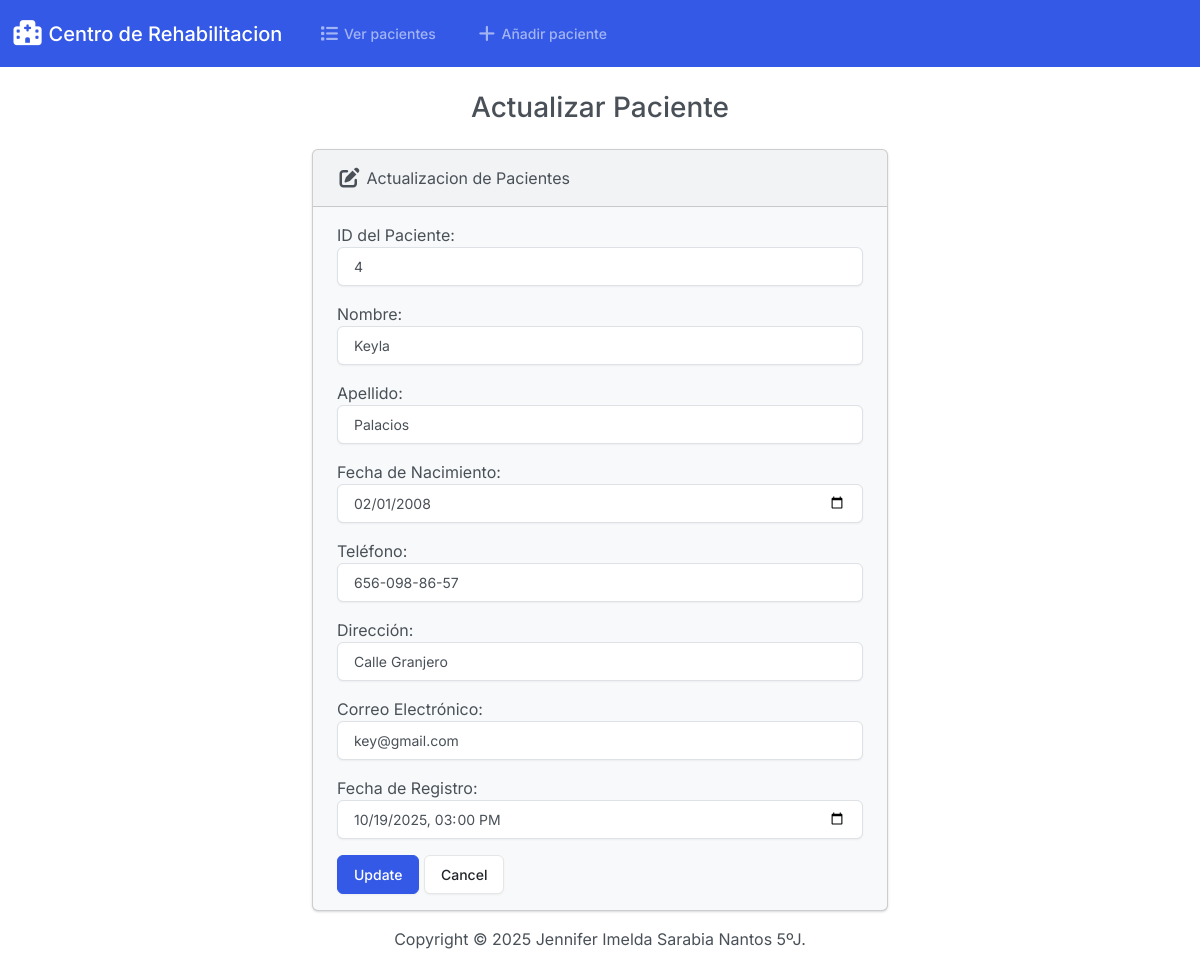
Page /edit/4/ on the committed database.
### pacientes/models.py (models this page shows, shortened)
class Paciente(models.Model):
    id_pac = models.PositiveIntegerField()
    nombre_pac = models.CharField(max_length=50)
    apellido_pac = models.CharField(max_length=50)
    fecha_nacimiento = models.DateField()
    telefono_pac = models.CharField(max_length=15)
    direccion_pac = models.CharField(max_length=100)
    correo_pac = models.EmailField(max_length=100)
    fecha_registro = models.DateTimeField()

### pacientes/views.py (the view)
# urls.py: path('edit/<int:id>/', views.edit, name='edit'),
def edit(request, id):
    if request.method == 'POST':
        paciente = Paciente.objects.get(pk=id)
        form = PacienteForm(request.POST, instance=paciente)
        if form.is_valid():
            form.save()
            return render(request, 'pacientes/edit.html', {
                'form': form,
                'success': True
            })
    else:
        paciente = Paciente.objects.get(pk=id)
        form = PacienteForm(instance=paciente)
    return render(request, 'pacientes/edit.html', {
        'form': form,
    })

### pacientes/templates/pacientes/edit.html (shortened to what this page needs)
{% extends "pacientes/base.html" %}
{% block body %}
<h3 class="text-center m-4">Actualizar Paciente</h3>
{% if success %}
<div class="alert alert-success" role="alert">
    El paciente fue actualizado correctamente.
    <a href="{% url 'index' %}" class="alert-link">Ir al inicio</a>
</div>
{% else %}
<div class="row justify-content-center">
    <div class="col-6">
        <div class="card bg-light mb-3">
            <div class="card-header">
                <i class="fa-solid fa-pen-to-square fa-lg"></i> Actualizacion de Pacientes
            </div>
            <div class="card-body">
                <form action="" method="POST">
                    {{ form.as_p }}
                    <button type="submit" class="btn btn-primary">Update</button>
                    <a href="{% url 'index' %}" class="btn btn-secondary">Cancel</a>
                </form>
            </div>
        </div>
    </div>
</div>
{% endif %}
{% endblock %}

### rows in the picture
Paciente: id_pac "4", nombre_pac "Keyla", apellido_pac "Palacios", fecha_nacimiento "02/01/2008", telefono_pac "656-098-86-57", direccion_pac "Calle Granjero", correo_pac "key@gmail.com", fecha_registro "10/19/2025 15:00"
